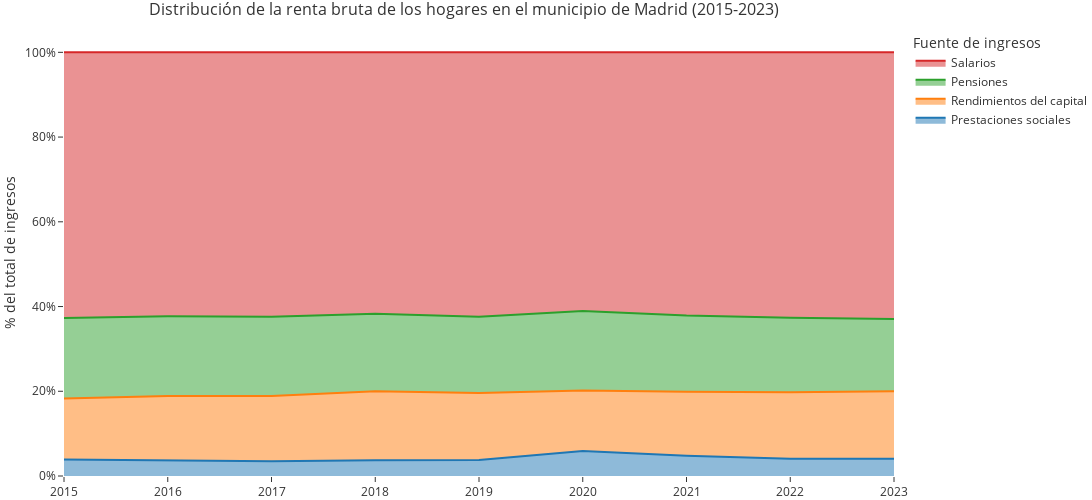

This figure's notebook cell:
### Markdown cell above
## Gráfico de área

### Code cell
def create_income_area_chart(df: pd.DataFrame) -> go.Figure:
    """
    Create a stacked area chart of the household income distribution over time.
    """
    fig = px.area(
        df,
        x='Año',
        y='Porcentaje',
        color='Ingresos',
        color_discrete_sequence=px.colors.qualitative.D3,
        labels={
            'Año': 'Año',
            'Porcentaje': '% del total de ingresos',
            'Ingresos': 'Fuente de ingresos',
        },
        width=1100,
        height=500
    )

    fig.update_layout(
        template='ggplot2',
        plot_bgcolor='white',
        hovermode='x',
        yaxis=dict(ticksuffix='%'),
        separators=', ',
        legend=dict(title='Fuente de ingresos', traceorder="reversed"),
        margin=dict(t=30, b=0, l=0, r=0),
        title=dict(
            text='Distribución de la renta bruta de los hogares en el municipio de Madrid (2015-2023)',
            font=dict(size=16),
            x=0.425,
            xanchor='center'
        )
    )

    fig.update_layout(
        xaxis_title=None
    )

    # Show 2 decimals on the hover
    fig.update_traces(
        hovertemplate='%{y:.2f}%'
    )

    return fig

fig = create_income_area_chart(df_distribution)
fig.show()
fig.write_html("plot1.html")

### Figure 1 — Plotly figure (JSON) as saved in the notebook; plotly's stock layout.template omitted (floating-point values rounded to 4 significant figures)
{"data": [{"fillpattern": {"shape": ""}, "hovertemplate": "%{y:.2f}%", "legendgroup": "Prestaciones sociales", "line": {"color": "#1F77B4"}, "marker": {"symbol": "circle"}, "mode": "lines", "name": "Prestaciones sociales", "orientation": "v", "showlegend": true, "stackgroup": "1", "type": "scatter", "x": [2015, 2016, 2017, 2018, 2019, 2020, 2021, 2022, 2023], "xaxis": "x", "y": [3.9, 3.7, 3.5, 3.7, 3.8, 5.89, 4.8, 4.1, 4.1], "yaxis": "y"}, {"fillpattern": {"shape": ""}, "hovertemplate": "%{y:.2f}%", "legendgroup": "Rendimientos del capital", "line": {"color": "#FF7F0E"}, "marker": {"symbol": "circle"}, "mode": "lines", "name": "Rendimientos del capital", "orientation": "v", "showlegend": true, "stackgroup": "1", "type": "scatter", "x": [2015, 2016, 2017, 2018, 2019, 2020, 2021, 2022, 2023], "xaxis": "x", "y": [14.39, 15.2, 15.4, 16.3, 15.8, 14.29, 15.08, 15.68, 15.88], "yaxis": "y"}, {"fillpattern": {"shape": ""}, "hovertemplate": "%{y:.2f}%", "legendgroup": "Pensiones", "line": {"color": "#2CA02C"}, "marker": {"symbol": "circle"}, "mode": "lines", "name": "Pensiones", "orientation": "v", "showlegend": true, "stackgroup": "1", "type": "scatter", "x": [2015, 2016, 2017, 2018, 2019, 2020, 2021, 2022, 2023], "xaxis": "x", "y": [18.98, 18.8, 18.7, 18.3, 18.0, 18.78, 17.98, 17.58, 17.08], "yaxis": "y"}, {"fillpattern": {"shape": ""}, "hovertemplate": "%{y:.2f}%", "legendgroup": "Salarios", "line": {"color": "#D62728"}, "marker": {"symbol": "circle"}, "mode": "lines", "name": "Salarios", "orientation": "v", "showlegend": true, "stackgroup": "1", "type": "scatter", "x": [2015, 2016, 2017, 2018, 2019, 2020, 2021, 2022, 2023], "xaxis": "x", "y": [62.74, 62.3, 62.4, 61.7, 62.4, 61.04, 62.14, 62.64, 62.94], "yaxis": "y"}], "layout": {"height": 500, "hovermode": "x", "legend": {"title": {"text": "Fuente de ingresos"}, "tracegroupgap": 0, "traceorder": "reversed"}, "margin": {"b": 0, "l": 0, "r": 0, "t": 30}, "plot_bgcolor": "white", "separators": ", ", "title": {"font": {"size": 16}, "text": "Distribución de la renta bruta de los hogares en el municipio de Madrid (2015-2023)", "x": 0.425, "xanchor": "center"}, "width": 1100, "xaxis": {"anchor": "y", "domain": [0, 1], "title": {}}, "yaxis": {"anchor": "x", "domain": [0, 1], "ticksuffix": "%", "title": {"text": "% del total de ingresos"}}}}
